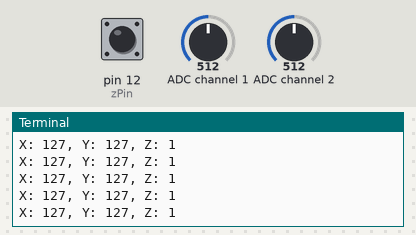
The program below on a simulated Raspberry Pi (header pin numbers). Shown: the last lines printed to the terminal. The test bench sets the inputs (shaded band); at power-on: ADC channel 1 = 512, ADC channel 2 = 512, pin 12 (zPin) HIGH (analog values on the 0–1023 scale).

Above: at 1.2 s.
1.3 s: ADC channel 1 set to 716
At 1.8 s:
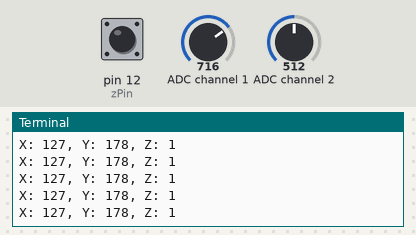
2.8 s: ADC channel 2 set to 716
At 3.7 s:
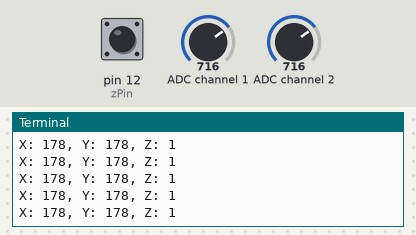
4.3 s: pin 12 (zPin) pulled LOW for 0.15 s
5.9 s: ADC channel 1 set to 900
At 6.4 s:
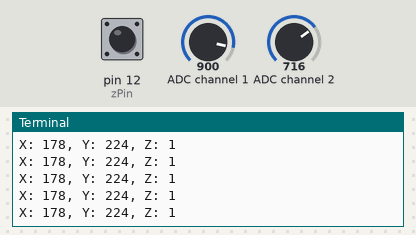
7.4 s: pin 12 (zPin) pulled LOW for 1 s
At 8.0 s:
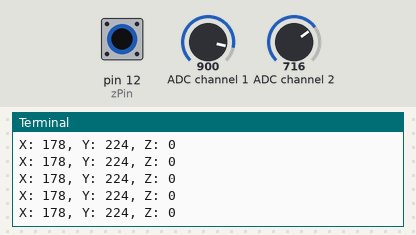
9.9 s: ADC channel 2 set to 900
At 10.9 s:
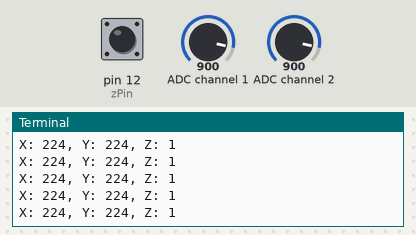
Timing chart, 0 to 12.4 s (numbered marks = the images above; inputs shaded):
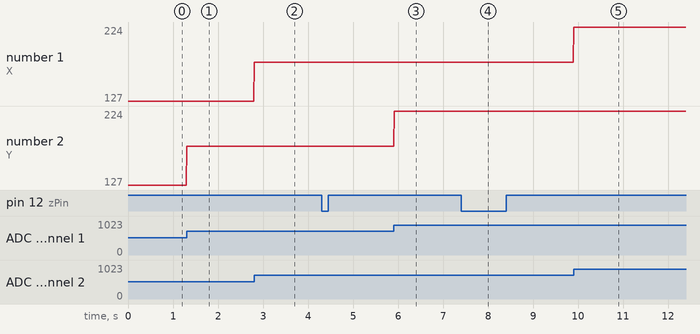

Measured:
- after the input at 1.3 s, the terminal: prints a new line at once (image 1)
- after the input at 2.8 s, the terminal: prints a new line at once (image 2)
- after the input at 5.9 s, the terminal: prints a new line at once (image 3)
- after the input at 7.4 s, the terminal: prints a new line at once (image 4)
- after the input at 9.9 s, the terminal: prints a new line at once (image 5)
- plotted number 2: 127 → 178 after the input at 1.3 s, 178 → 224 after the input at 5.9 s

The program:

joystick.py
```python
import RPi.GPIO as GPIO
import smbus
import time

address = 0x48
bus = smbus.SMBus(1)
cmd = 0x40
zPin = 12

def analogRead(channel):
	bus.write_byte(address, cmd + channel)
	value = bus.read_byte(address)
	value = bus.read_byte(address)
	return value

def analogWrite(value):
	bus.write_byte_data(address, cmd, value)

def setup():
	global pR, pG, pB
	GPIO.setmode(GPIO.BOARD)
	GPIO.setup(zPin, GPIO.IN, GPIO.PUD_UP)

def loop():
	while True:
		valZ = GPIO.input(zPin)
		valY = analogRead(1)
		valX = analogRead(2)

		print('X: %d, Y: %d, Z: %d'%(valX, valY, valZ))
		time.sleep(0.01)

def destroy():
	bus.close()
	GPIO.cleanup()

if __name__ == '__main__':
	print('Program starting...')
	setup()
	try:
		loop()
	except KeyboardInterrupt:
		destroy()
```
